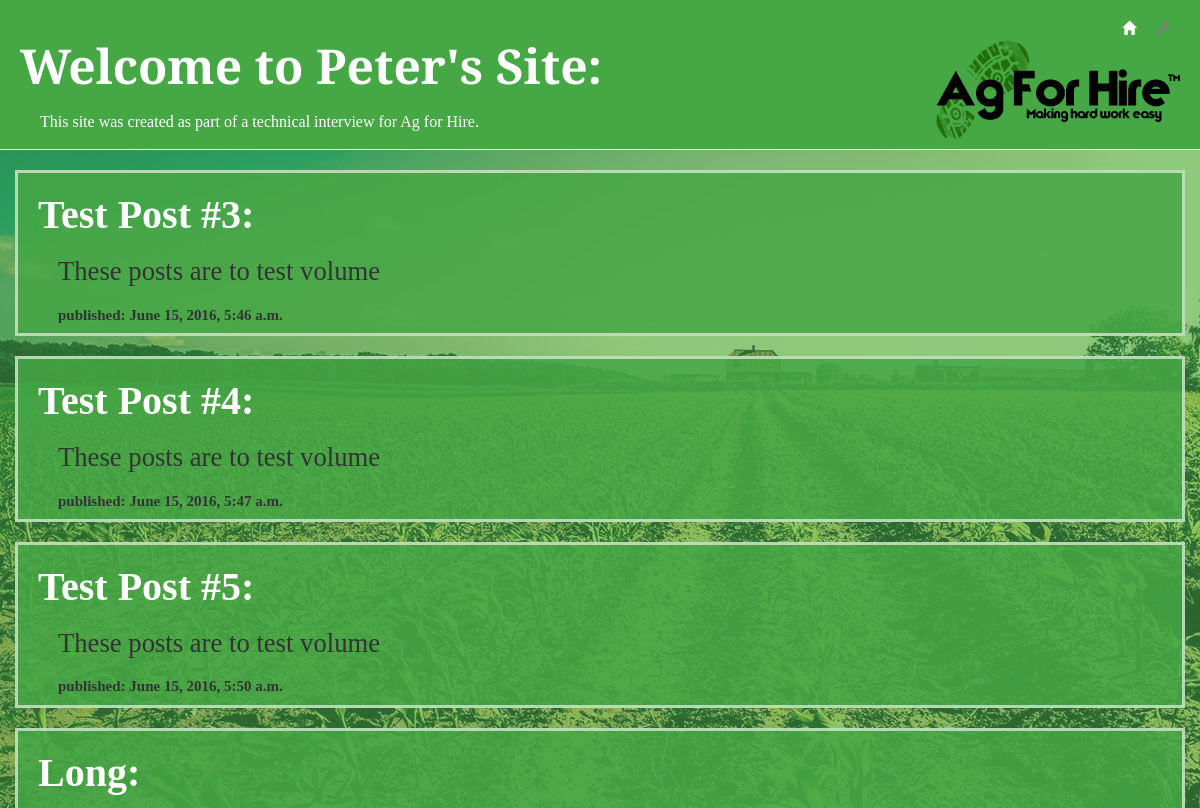
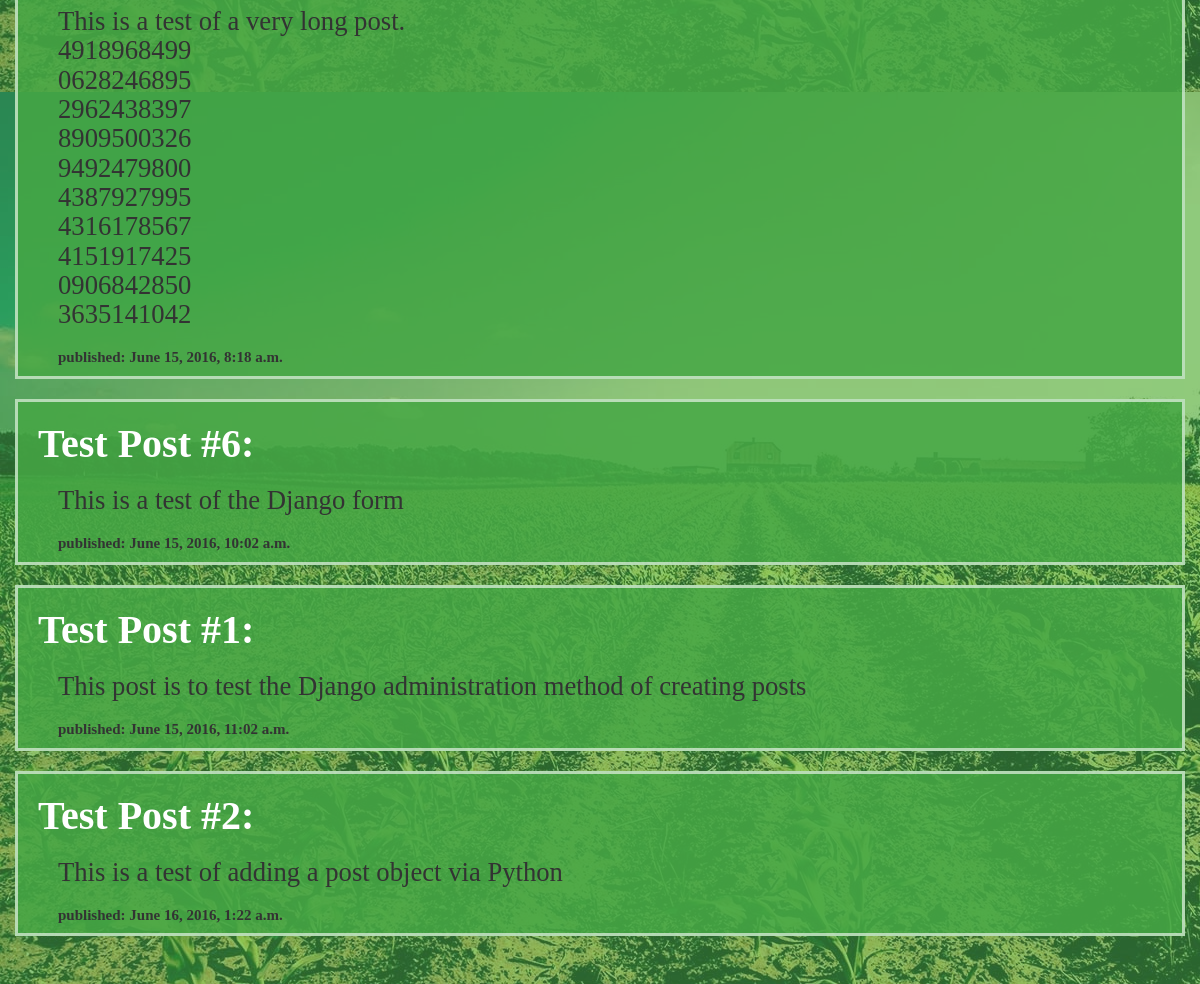
Before: / with the older database file (2 pictures, top to bottom).
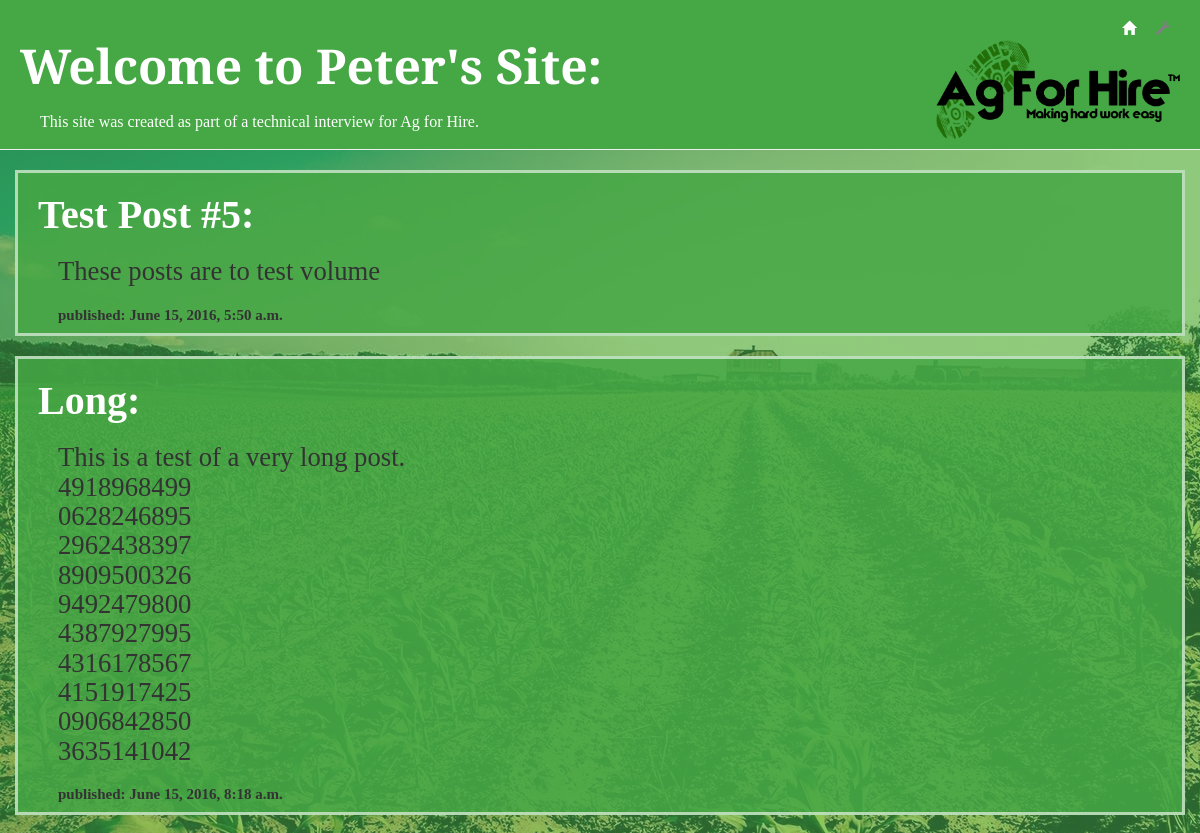
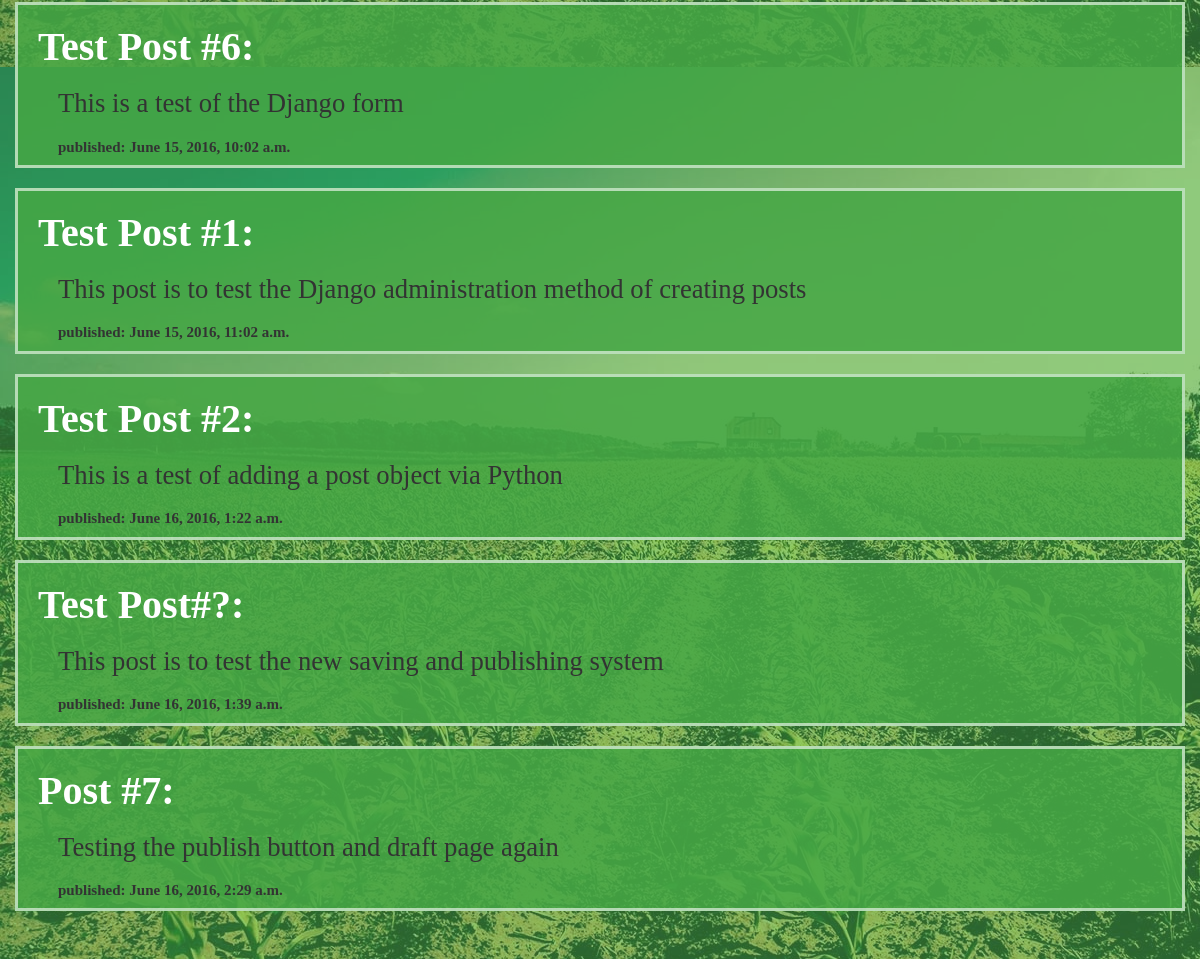
After: the same page with the newer database file (2 pictures, top to bottom).
### blog/models.py (models this page shows, shortened)
class Post(models.Model):
    author = models.ForeignKey('auth.User')
    title = models.CharField(max_length=200)
    text = models.TextField()
    created_date = models.DateTimeField(
            default=timezone.now)
    published_date = models.DateTimeField(
            blank=True, null=True)

### blog/views.py (the view)
# urls.py: url(r'^$', views.post_list, name='post_list'),
def post_list(request):
    ordered_posts = Post.objects.filter(published_date__lte=timezone.now()).order_by('published_date')
    return render(request, 'blog/post_list.html', {'posts': ordered_posts})

### blog/templates/blog/post_list.html (shortened to what this page needs)
{% extends 'blog/base.html' %}
{% block content %}
    {% for post in posts %}
        <div class="post">
            <a href="{% url 'post_detail' pk=post.pk %}" style="text-decoration: none">
            <div class="link">
            <h1>
               {{ post.title }}:
            </h1>
            </div>
            </a>
            <h2>
                {{ post.text|linebreaks }}
            </h2>
            {% if post.published_date %}
                <h3>
                    published: {{ post.published_date }}
                </h3>
             {% else %}
                <a class="btn btn-default" href="{% url 'blog.views.post_publish' pk=post.pk %}">Publish</a>
            {% endif %}
        </div>
        <div class = "divider"></div>
    {% endfor %}
{% endblock %}

### blog/templates/blog/base.html (shortened to what this page needs)
{% load staticfiles %}
<html>
    <head>
        <link rel="stylesheet" href="//maxcdn.bootstrapcdn.com/bootstrap/3.2.0/css/bootstrap.min.css">
        <link rel="stylesheet" href="//maxcdn.bootstrapcdn.com/bootstrap/3.2.0/css/bootstrap-theme.min.css">
        <link rel="stylesheet" href="{% static 'css/blog.css' %}">
    </head>
    <body class = "body">
    <div class = "opacity">
        <div class="page-header">
            <a href="/admin" class="wrench">
                <span class = "pull-right">
                <span class="glyphicon glyphicon-wrench top">
                </span>
                </span>
            </a>
            <a href="/" class="home">
                <span class = "pull-right">
                <span class="glyphicon glyphicon-home top">
                </span>
                </span>
            </a>
            <h1>Welcome to Peter's Site:
                <a href="http://www.agforhire.com">
                    <img border="0" src="\static\images\AgforHire.png" alt="Ag for Hire" style="float:right;width:244px;height:99px;">
                </a>
            </h1>
            <h2>
                This site was created as part of a technical interview for Ag for Hire.
            </h2>
       </div>
       <div class="container-fluid">
       {% block content %}
       {% endblock %}
    </div>
    </div>
    </body>
</html>

### blog/static/css/blog.css (style rules this page uses)
.body { background: url("\\static\\images\\AgricultureConference.jpg"); background-repeat: repeat; overflow: visible; }
.opacity { background-color: rgba(70, 167, 69, .6); background-repeat: repeat; overflow: visible; padding-bottom: 100%; }
h1 { color: #ffffff; font-family: 'Droid+Serif'; font-size: 30pt; font-weight: bold; }
.page-header { background-color: #46A745; margin-top: 0; padding-top: 20px; padding-left: 20px; padding-right: 20px; }
.top { padding-left: 10px; padding-right: 10px; }
.wrench { color: grey; text-decoration: none; background-color: none; }
.home { color: #ffffff; text-decoration: none; background-color: none; }
.page-header h1 { color: #ffffff; font-size: 36pt; text-decoration: none; font-family: 'Libre Baskerville', serif; font-weight: bold; }
.page-header h2 { color: #ffffff; font-size: 12pt; font-family: 'Libre Baskerville', serif; text-decoration: none; padding-left: 20px; }
.post { padding-left: 20px; background-color: rgba(70, 167, 69, .85); border-color: rgba(255, 255, 255, 0.6); border-style: solid; background-repeat: repeat-y; overflow: visible; }
.divider { padding-top: 20px; }
.post h1 { color: #ffffff; font-family: 'Droid+Serif'; font-size: 30pt; font-weight: bold; }
.post h2 { font-family: 'Libre Baskerville', serif; font-size: 20pt; padding-left: 20px; }
.post h3 { padding-left: 20px; font-family: 'Droid+Serif'; font-size: 15px; font-weight: bold; }

Changed rows visible on the page:
removed Post: title "Test Post #3", text "These posts are to test volume", published_date "June 15, 2016, 5:46 a.m."
removed Post: title "Test Post #4", text "These posts are to test volume", published_date "June 15, 2016, 5:47 a.m."
added Post: title "Test Post#?", text "This post is to test the new saving and publishing system", published_date "June 16, 2016, 1:39 a.m."
added Post: title "Post #7", text "Testing the publish button and draft page again", published_date "June 16, 2016, 2:29 a.m."
